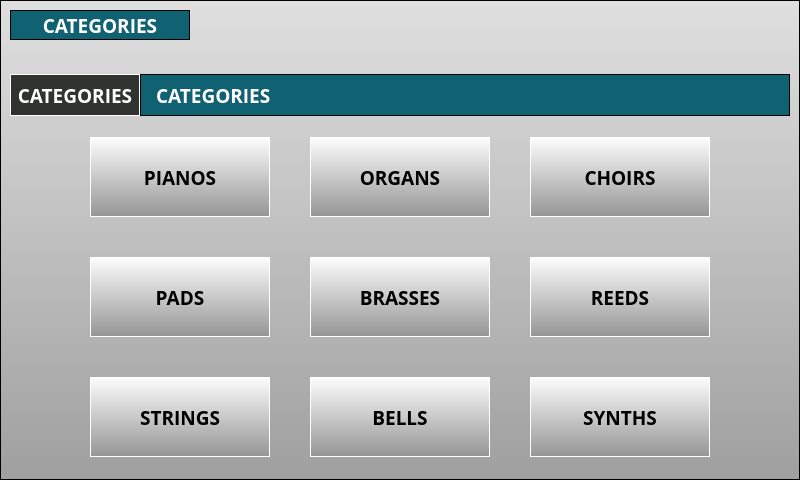
<?xml version="1.0" encoding="UTF-8"?>
<ui version="4.0">
 <class>CategoriesForm</class>
 <widget class="QWidget" name="CategoriesForm">
  <property name="geometry">
   <rect>
    <x>0</x>
    <y>0</y>
    <width>800</width>
    <height>480</height>
   </rect>
  </property>
  <property name="sizePolicy">
   <sizepolicy hsizetype="Fixed" vsizetype="Fixed">
    <horstretch>0</horstretch>
    <verstretch>0</verstretch>
   </sizepolicy>
  </property>
  <property name="minimumSize">
   <size>
    <width>800</width>
    <height>480</height>
   </size>
  </property>
  <property name="maximumSize">
   <size>
    <width>800</width>
    <height>480</height>
   </size>
  </property>
  <property name="windowTitle">
   <string>Form</string>
  </property>
  <property name="styleSheet">
   <string notr="true">QWidget{
    font-family : &quot;Open Sans&quot;;
    font-weight : 550;
    font-size:14pt;
}

#mainFrame{
    background-color : qlineargradient(spread:reflect, x1:0, y1:0.006, x2:0, y2:1, stop:0 rgba(223, 223, 223, 255), stop:1 rgba(159, 159, 159, 255));
}

QPushButton, #pbSave, #pbCancel, #pbSelect{
background-color:qlineargradient(spread:pad, x1:0, y1:0, x2:0, y2:1, stop:0 rgba(253, 253, 253, 255), stop:1 rgba(149, 149, 149, 255));
border: 1px solid white;
color: black;
}

QPushButton{
background-color:qlineargradient(spread:pad, x1:0, y1:0, x2:0, y2:1, stop:0 rgba(253, 253, 253, 255), stop:1 rgba(149, 149, 149, 255));
border: 1px solid white;
color: black;
}

QPushButton:focus{ background-color: rgb(239, 159, 31);}

QPushButton:focus:selected{ background-color: rgb(239, 159, 31);}


#lbWidgetTitle{
    border: 1px solid black;
    background-color:rgb(16, 97, 114);
    color: white;
}

#lbCategoryName{
    border: 1px solid black;
    background-color:rgb(16, 97, 114);
    color: white;
    padding-left: 10px;
}

#lbCategory{
    border: 1px solid white;
    background-color:rgb(49, 51, 48);
    color: white;
}
</string>
  </property>
  <layout class="QGridLayout" name="gridLayout">
   <property name="leftMargin">
    <number>0</number>
   </property>
   <property name="topMargin">
    <number>0</number>
   </property>
   <property name="rightMargin">
    <number>0</number>
   </property>
   <property name="bottomMargin">
    <number>0</number>
   </property>
   <property name="spacing">
    <number>0</number>
   </property>
   <item row="0" column="0">
    <widget class="QFrame" name="mainFrame">
     <property name="sizePolicy">
      <sizepolicy hsizetype="Expanding" vsizetype="Expanding">
       <horstretch>0</horstretch>
       <verstretch>0</verstretch>
      </sizepolicy>
     </property>
     <property name="minimumSize">
      <size>
       <width>800</width>
       <height>480</height>
      </size>
     </property>
     <property name="maximumSize">
      <size>
       <width>800</width>
       <height>480</height>
      </size>
     </property>
     <property name="font">
      <font>
       <family>Open Sans</family>
       <pointsize>14</pointsize>
       <weight>68</weight>
       <bold>true</bold>
      </font>
     </property>
     <property name="styleSheet">
      <string notr="true"/>
     </property>
     <property name="frameShape">
      <enum>QFrame::StyledPanel</enum>
     </property>
     <property name="frameShadow">
      <enum>QFrame::Raised</enum>
     </property>
     <layout class="QGridLayout" name="gridLayout_4">
      <property name="bottomMargin">
       <number>6</number>
      </property>
      <property name="horizontalSpacing">
       <number>0</number>
      </property>
      <property name="verticalSpacing">
       <number>6</number>
      </property>
      <item row="1" column="0">
       <layout class="QGridLayout" name="gridLayout_3">
        <property name="spacing">
         <number>0</number>
        </property>
        <item row="0" column="0">
         <widget class="QLabel" name="lbCategory">
          <property name="sizePolicy">
           <sizepolicy hsizetype="Fixed" vsizetype="Fixed">
            <horstretch>0</horstretch>
            <verstretch>0</verstretch>
           </sizepolicy>
          </property>
          <property name="minimumSize">
           <size>
            <width>130</width>
            <height>42</height>
           </size>
          </property>
          <property name="maximumSize">
           <size>
            <width>130</width>
            <height>42</height>
           </size>
          </property>
          <property name="font">
           <font>
            <family>Open Sans</family>
            <pointsize>14</pointsize>
            <weight>68</weight>
            <bold>true</bold>
           </font>
          </property>
          <property name="styleSheet">
           <string notr="true"/>
          </property>
          <property name="text">
           <string>CATEGORIES</string>
          </property>
          <property name="alignment">
           <set>Qt::AlignCenter</set>
          </property>
         </widget>
        </item>
        <item row="0" column="1">
         <widget class="QLabel" name="lbCategoryName">
          <property name="sizePolicy">
           <sizepolicy hsizetype="Expanding" vsizetype="Fixed">
            <horstretch>0</horstretch>
            <verstretch>0</verstretch>
           </sizepolicy>
          </property>
          <property name="minimumSize">
           <size>
            <width>0</width>
            <height>42</height>
           </size>
          </property>
          <property name="maximumSize">
           <size>
            <width>16777215</width>
            <height>42</height>
           </size>
          </property>
          <property name="font">
           <font>
            <family>Open Sans</family>
            <pointsize>14</pointsize>
            <weight>68</weight>
            <bold>true</bold>
           </font>
          </property>
          <property name="styleSheet">
           <string notr="true"/>
          </property>
          <property name="text">
           <string>CATEGORIES</string>
          </property>
         </widget>
        </item>
       </layout>
      </item>
      <item row="0" column="0">
       <widget class="QFrame" name="frameTop">
        <property name="sizePolicy">
         <sizepolicy hsizetype="Expanding" vsizetype="Fixed">
          <horstretch>0</horstretch>
          <verstretch>0</verstretch>
         </sizepolicy>
        </property>
        <property name="minimumSize">
         <size>
          <width>0</width>
          <height>58</height>
         </size>
        </property>
        <property name="maximumSize">
         <size>
          <width>16777215</width>
          <height>58</height>
         </size>
        </property>
        <property name="styleSheet">
         <string notr="true"/>
        </property>
        <layout class="QGridLayout" name="gridLayout_7">
         <property name="leftMargin">
          <number>0</number>
         </property>
         <property name="topMargin">
          <number>0</number>
         </property>
         <property name="rightMargin">
          <number>0</number>
         </property>
         <property name="bottomMargin">
          <number>0</number>
         </property>
         <property name="horizontalSpacing">
          <number>8</number>
         </property>
         <property name="verticalSpacing">
          <number>0</number>
         </property>
         <item row="0" column="1">
          <spacer name="horizontalSpacer_12">
           <property name="orientation">
            <enum>Qt::Horizontal</enum>
           </property>
           <property name="sizeHint" stdset="0">
            <size>
             <width>40</width>
             <height>20</height>
            </size>
           </property>
          </spacer>
         </item>
         <item row="0" column="0">
          <layout class="QVBoxLayout" name="verticalLayout">
           <item>
            <widget class="QLabel" name="lbWidgetTitle">
             <property name="minimumSize">
              <size>
               <width>180</width>
               <height>30</height>
              </size>
             </property>
             <property name="maximumSize">
              <size>
               <width>180</width>
               <height>30</height>
              </size>
             </property>
             <property name="font">
              <font>
               <family>Open Sans</family>
               <pointsize>14</pointsize>
               <weight>68</weight>
               <bold>true</bold>
              </font>
             </property>
             <property name="styleSheet">
              <string notr="true"/>
             </property>
             <property name="text">
              <string>CATEGORIES</string>
             </property>
             <property name="alignment">
              <set>Qt::AlignCenter</set>
             </property>
            </widget>
           </item>
           <item>
            <spacer name="verticalSpacer_3">
             <property name="orientation">
              <enum>Qt::Vertical</enum>
             </property>
             <property name="sizeHint" stdset="0">
              <size>
               <width>20</width>
               <height>40</height>
              </size>
             </property>
            </spacer>
           </item>
          </layout>
         </item>
        </layout>
       </widget>
      </item>
      <item row="2" column="0">
       <layout class="QGridLayout" name="gridLayout_2">
        <property name="sizeConstraint">
         <enum>QLayout::SetFixedSize</enum>
        </property>
        <property name="spacing">
         <number>0</number>
        </property>
        <item row="7" column="1">
         <widget class="QPushButton" name="pbString">
          <property name="sizePolicy">
           <sizepolicy hsizetype="Fixed" vsizetype="Fixed">
            <horstretch>0</horstretch>
            <verstretch>0</verstretch>
           </sizepolicy>
          </property>
          <property name="minimumSize">
           <size>
            <width>180</width>
            <height>80</height>
           </size>
          </property>
          <property name="maximumSize">
           <size>
            <width>180</width>
            <height>80</height>
           </size>
          </property>
          <property name="font">
           <font>
            <family>Open Sans</family>
            <pointsize>14</pointsize>
            <weight>68</weight>
            <bold>true</bold>
           </font>
          </property>
          <property name="styleSheet">
           <string notr="true"/>
          </property>
          <property name="text">
           <string>STRINGS</string>
          </property>
         </widget>
        </item>
        <item row="2" column="3">
         <spacer name="verticalSpacer">
          <property name="orientation">
           <enum>Qt::Vertical</enum>
          </property>
          <property name="sizeType">
           <enum>QSizePolicy::Fixed</enum>
          </property>
          <property name="sizeHint" stdset="0">
           <size>
            <width>40</width>
            <height>40</height>
           </size>
          </property>
         </spacer>
        </item>
        <item row="1" column="3">
         <widget class="QPushButton" name="pbOrgan">
          <property name="sizePolicy">
           <sizepolicy hsizetype="Fixed" vsizetype="Fixed">
            <horstretch>0</horstretch>
            <verstretch>0</verstretch>
           </sizepolicy>
          </property>
          <property name="minimumSize">
           <size>
            <width>180</width>
            <height>80</height>
           </size>
          </property>
          <property name="maximumSize">
           <size>
            <width>180</width>
            <height>80</height>
           </size>
          </property>
          <property name="font">
           <font>
            <family>Open Sans</family>
            <pointsize>14</pointsize>
            <weight>68</weight>
            <bold>true</bold>
           </font>
          </property>
          <property name="styleSheet">
           <string notr="true"/>
          </property>
          <property name="text">
           <string>ORGANS</string>
          </property>
         </widget>
        </item>
        <item row="6" column="3">
         <spacer name="verticalSpacer_2">
          <property name="orientation">
           <enum>Qt::Vertical</enum>
          </property>
          <property name="sizeType">
           <enum>QSizePolicy::Fixed</enum>
          </property>
          <property name="sizeHint" stdset="0">
           <size>
            <width>40</width>
            <height>40</height>
           </size>
          </property>
         </spacer>
        </item>
        <item row="1" column="2">
         <spacer name="horizontalSpacer">
          <property name="orientation">
           <enum>Qt::Horizontal</enum>
          </property>
          <property name="sizeType">
           <enum>QSizePolicy::Fixed</enum>
          </property>
          <property name="sizeHint" stdset="0">
           <size>
            <width>40</width>
            <height>40</height>
           </size>
          </property>
         </spacer>
        </item>
        <item row="1" column="4">
         <spacer name="horizontalSpacer_2">
          <property name="orientation">
           <enum>Qt::Horizontal</enum>
          </property>
          <property name="sizeType">
           <enum>QSizePolicy::Fixed</enum>
          </property>
          <property name="sizeHint" stdset="0">
           <size>
            <width>40</width>
            <height>40</height>
           </size>
          </property>
         </spacer>
        </item>
        <item row="7" column="3">
         <widget class="QPushButton" name="pbBell">
          <property name="sizePolicy">
           <sizepolicy hsizetype="Fixed" vsizetype="Fixed">
            <horstretch>0</horstretch>
            <verstretch>0</verstretch>
           </sizepolicy>
          </property>
          <property name="minimumSize">
           <size>
            <width>180</width>
            <height>80</height>
           </size>
          </property>
          <property name="maximumSize">
           <size>
            <width>180</width>
            <height>80</height>
           </size>
          </property>
          <property name="font">
           <font>
            <family>Open Sans</family>
            <pointsize>14</pointsize>
            <weight>68</weight>
            <bold>true</bold>
           </font>
          </property>
          <property name="styleSheet">
           <string notr="true"/>
          </property>
          <property name="text">
           <string>BELLS</string>
          </property>
         </widget>
        </item>
        <item row="4" column="3">
         <widget class="QPushButton" name="pbBrass">
          <property name="sizePolicy">
           <sizepolicy hsizetype="Fixed" vsizetype="Fixed">
            <horstretch>0</horstretch>
            <verstretch>0</verstretch>
           </sizepolicy>
          </property>
          <property name="minimumSize">
           <size>
            <width>180</width>
            <height>80</height>
           </size>
          </property>
          <property name="maximumSize">
           <size>
            <width>180</width>
            <height>80</height>
           </size>
          </property>
          <property name="font">
           <font>
            <family>Open Sans</family>
            <pointsize>14</pointsize>
            <weight>68</weight>
            <bold>true</bold>
           </font>
          </property>
          <property name="styleSheet">
           <string notr="true"/>
          </property>
          <property name="text">
           <string>BRASSES</string>
          </property>
         </widget>
        </item>
        <item row="4" column="1">
         <widget class="QPushButton" name="pbPad">
          <property name="sizePolicy">
           <sizepolicy hsizetype="Fixed" vsizetype="Fixed">
            <horstretch>0</horstretch>
            <verstretch>0</verstretch>
           </sizepolicy>
          </property>
          <property name="minimumSize">
           <size>
            <width>180</width>
            <height>80</height>
           </size>
          </property>
          <property name="maximumSize">
           <size>
            <width>180</width>
            <height>80</height>
           </size>
          </property>
          <property name="font">
           <font>
            <family>Open Sans</family>
            <pointsize>14</pointsize>
            <weight>68</weight>
            <bold>true</bold>
           </font>
          </property>
          <property name="styleSheet">
           <string notr="true"/>
          </property>
          <property name="text">
           <string>PADS</string>
          </property>
         </widget>
        </item>
        <item row="4" column="5">
         <widget class="QPushButton" name="pbReed">
          <property name="sizePolicy">
           <sizepolicy hsizetype="Fixed" vsizetype="Fixed">
            <horstretch>0</horstretch>
            <verstretch>0</verstretch>
           </sizepolicy>
          </property>
          <property name="minimumSize">
           <size>
            <width>180</width>
            <height>80</height>
           </size>
          </property>
          <property name="maximumSize">
           <size>
            <width>180</width>
            <height>80</height>
           </size>
          </property>
          <property name="font">
           <font>
            <family>Open Sans</family>
            <pointsize>14</pointsize>
            <weight>68</weight>
            <bold>true</bold>
           </font>
          </property>
          <property name="styleSheet">
           <string notr="true"/>
          </property>
          <property name="text">
           <string>REEDS</string>
          </property>
         </widget>
        </item>
        <item row="7" column="5">
         <widget class="QPushButton" name="pbSynth">
          <property name="sizePolicy">
           <sizepolicy hsizetype="Fixed" vsizetype="Fixed">
            <horstretch>0</horstretch>
            <verstretch>0</verstretch>
           </sizepolicy>
          </property>
          <property name="minimumSize">
           <size>
            <width>180</width>
            <height>80</height>
           </size>
          </property>
          <property name="maximumSize">
           <size>
            <width>180</width>
            <height>80</height>
           </size>
          </property>
          <property name="font">
           <font>
            <family>Open Sans</family>
            <pointsize>14</pointsize>
            <weight>68</weight>
            <bold>true</bold>
           </font>
          </property>
          <property name="styleSheet">
           <string notr="true"/>
          </property>
          <property name="text">
           <string>SYNTHS</string>
          </property>
         </widget>
        </item>
        <item row="1" column="5">
         <widget class="QPushButton" name="pbChoir">
          <property name="sizePolicy">
           <sizepolicy hsizetype="Fixed" vsizetype="Fixed">
            <horstretch>0</horstretch>
            <verstretch>0</verstretch>
           </sizepolicy>
          </property>
          <property name="minimumSize">
           <size>
            <width>180</width>
            <height>80</height>
           </size>
          </property>
          <property name="maximumSize">
           <size>
            <width>180</width>
            <height>80</height>
           </size>
          </property>
          <property name="font">
           <font>
            <family>Open Sans</family>
            <pointsize>14</pointsize>
            <weight>68</weight>
            <bold>true</bold>
           </font>
          </property>
          <property name="styleSheet">
           <string notr="true"/>
          </property>
          <property name="text">
           <string>CHOIRS</string>
          </property>
         </widget>
        </item>
        <item row="1" column="1">
         <widget class="QPushButton" name="pbPiano">
          <property name="sizePolicy">
           <sizepolicy hsizetype="Fixed" vsizetype="Fixed">
            <horstretch>0</horstretch>
            <verstretch>0</verstretch>
           </sizepolicy>
          </property>
          <property name="minimumSize">
           <size>
            <width>180</width>
            <height>80</height>
           </size>
          </property>
          <property name="maximumSize">
           <size>
            <width>180</width>
            <height>80</height>
           </size>
          </property>
          <property name="font">
           <font>
            <family>Open Sans</family>
            <pointsize>14</pointsize>
            <weight>68</weight>
            <bold>true</bold>
           </font>
          </property>
          <property name="styleSheet">
           <string notr="true"/>
          </property>
          <property name="text">
           <string>PIANOS</string>
          </property>
         </widget>
        </item>
        <item row="4" column="0">
         <spacer name="horizontalSpacer_3">
          <property name="orientation">
           <enum>Qt::Horizontal</enum>
          </property>
          <property name="sizeType">
           <enum>QSizePolicy::Expanding</enum>
          </property>
          <property name="sizeHint" stdset="0">
           <size>
            <width>40</width>
            <height>20</height>
           </size>
          </property>
         </spacer>
        </item>
        <item row="4" column="6">
         <spacer name="horizontalSpacer_4">
          <property name="orientation">
           <enum>Qt::Horizontal</enum>
          </property>
          <property name="sizeType">
           <enum>QSizePolicy::Expanding</enum>
          </property>
          <property name="sizeHint" stdset="0">
           <size>
            <width>40</width>
            <height>20</height>
           </size>
          </property>
         </spacer>
        </item>
        <item row="0" column="3">
         <spacer name="verticalSpacer_5">
          <property name="orientation">
           <enum>Qt::Vertical</enum>
          </property>
          <property name="sizeHint" stdset="0">
           <size>
            <width>20</width>
            <height>40</height>
           </size>
          </property>
         </spacer>
        </item>
       </layout>
      </item>
      <item row="3" column="0">
       <spacer name="verticalSpacer_4">
        <property name="orientation">
         <enum>Qt::Vertical</enum>
        </property>
        <property name="sizeHint" stdset="0">
         <size>
          <width>20</width>
          <height>40</height>
         </size>
        </property>
       </spacer>
      </item>
     </layout>
    </widget>
   </item>
  </layout>
 </widget>
 <tabstops>
  <tabstop>pbPiano</tabstop>
  <tabstop>pbOrgan</tabstop>
  <tabstop>pbChoir</tabstop>
  <tabstop>pbPad</tabstop>
  <tabstop>pbBrass</tabstop>
  <tabstop>pbReed</tabstop>
  <tabstop>pbString</tabstop>
  <tabstop>pbBell</tabstop>
  <tabstop>pbSynth</tabstop>
 </tabstops>
 <resources/>
 <connections/>
</ui>
